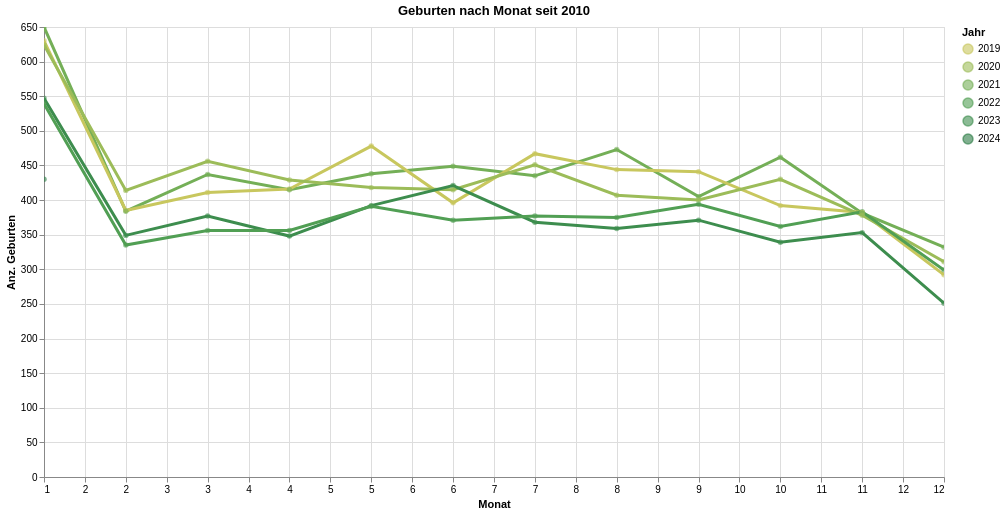

The notebook cell this image was saved under:
### Code cell
myTitle="Geburten nach Monat seit 2010"

highlight = alt.selection(type='single', on='mouseover',
                          fields=['EreignisDatJahr'], nearest=True)
#x='date:StichtagDatJahr',
base = alt.Chart(myAgg.reset_index().query('sum_WBev>1'), title=myTitle).encode(
    x=alt.X('EreignisDatMM', axis=alt.Axis(format='.0f', title='Monat'))# , axis=alt.Axis(format='%', title='percentage')
    , y=alt.X('sum_WBev', axis=alt.Axis(title='Anz. Geburten'))
    , color=alt.Color('EreignisDatJahr:O', legend=alt.Legend(title="Jahr"), scale=alt.Scale(scheme='goldgreen'))  
    , tooltip=['StichtagDat', 'EreignisDatJahr', 'EreignisDatMM', 'sum_WBev']    
)
points = base.mark_circle().encode(
    opacity=alt.value(0.6)
).add_selection(
    highlight
).properties(
    width=900 , height=450
)
lines = base.mark_line().encode(
    size=alt.condition(~highlight, alt.value(0.9), alt.value(3))
).interactive()

lines + points

### Figure 1 — Vega-Lite specification as saved in the notebook (floating-point values rounded to 4 significant figures)
{"config": {"view": {"continuousWidth": 400, "continuousHeight": 300}}, "layer": [{"mark": "line", "encoding": {"color": {"type": "ordinal", "field": "EreignisDatJahr", "legend": {"title": "Jahr"}, "scale": {"scheme": "goldgreen"}}, "size": {"condition": {"value": 0.9, "selection": {"not": "selector007"}}, "value": 3}, "tooltip": [{"type": "temporal", "field": "StichtagDat"}, {"type": "quantitative", "field": "EreignisDatJahr"}, {"type": "quantitative", "field": "EreignisDatMM"}, {"type": "quantitative", "field": "sum_WBev"}], "x": {"type": "quantitative", "axis": {"format": ".0f", "title": "Monat"}, "field": "EreignisDatMM"}, "y": {"type": "quantitative", "axis": {"title": "Anz. Geburten"}, "field": "sum_WBev"}}, "selection": {"selector008": {"type": "interval", "bind": "scales", "encodings": ["x", "y"]}}, "title": "Geburten nach Monat seit 2010"}, {"mark": "circle", "encoding": {"color": {"type": "ordinal", "field": "EreignisDatJahr", "legend": {"title": "Jahr"}, "scale": {"scheme": "goldgreen"}}, "opacity": {"value": 0.6}, "tooltip": [{"type": "temporal", "field": "StichtagDat"}, {"type": "quantitative", "field": "EreignisDatJahr"}, {"type": "quantitative", "field": "EreignisDatMM"}, {"type": "quantitative", "field": "sum_WBev"}], "x": {"type": "quantitative", "axis": {"format": ".0f", "title": "Monat"}, "field": "EreignisDatMM"}, "y": {"type": "quantitative", "axis": {"title": "Anz. Geburten"}, "field": "sum_WBev"}}, "height": 450, "selection": {"selector007": {"type": "single", "on": "mouseover", "fields": ["EreignisDatJahr"], "nearest": true}}, "title": "Geburten nach Monat seit 2010", "width": 900}], "data": {"name": "data-218028beb66df7a1099b21fac00fc02e"}, "$schema": "https://vega.github.io/schema/vega-lite/v4.8.1.json", "datasets": {"data-218028beb66df7a1099b21fac00fc02e": [{"StichtagDat": "2021-01-31T00:00:00", "EreignisDatJahr": 2021, "EreignisDatMM": 1, "sum_WBev": 650}, {"StichtagDat": "2019-01-31T00:00:00", "EreignisDatJahr": 2019, "EreignisDatMM": 1, "sum_WBev": 630}, {"StichtagDat": "2020-01-31T00:00:00", "EreignisDatJahr": 2020, "EreignisDatMM": 1, "sum_WBev": 624}, {"StichtagDat": "2023-01-31T00:00:00", "EreignisDatJahr": 2023, "EreignisDatMM": 1, "sum_WBev": 547}, {"StichtagDat": "2022-01-31T00:00:00", "EreignisDatJahr": 2022, "EreignisDatMM": 1, "sum_WBev": 539}, {"StichtagDat": "2019-05-31T00:00:00", "EreignisDatJahr": 2019, "EreignisDatMM": 5, "sum_WBev": 478}, {"StichtagDat": "2021-08-31T00:00:00", "EreignisDatJahr": 2021, "EreignisDatMM": 8, "sum_WBev": 473}, {"StichtagDat": "2019-07-31T00:00:00", "EreignisDatJahr": 2019, "EreignisDatMM": 7, "sum_WBev": 467}, {"StichtagDat": "2021-10-31T00:00:00", "EreignisDatJahr": 2021, "EreignisDatMM": 10, "sum_WBev": 462}, {"StichtagDat": "2020-03-31T00:00:00", "EreignisDatJahr": 2020, "EreignisDatMM": 3, "sum_WBev": 456}, {"StichtagDat": "2020-07-31T00:00:00", "EreignisDatJahr": 2020, "EreignisDatMM": 7, "sum_WBev": 451}, {"StichtagDat": "2021-06-30T00:00:00", "EreignisDatJahr": 2021, "EreignisDatMM": 6, "sum_WBev": 449}, {"StichtagDat": "2019-08-31T00:00:00", "EreignisDatJahr": 2019, "EreignisDatMM": 8, "sum_WBev": 444}, {"StichtagDat": "2019-09-30T00:00:00", "EreignisDatJahr": 2019, "EreignisDatMM": 9, "sum_WBev": 441}, {"StichtagDat": "2021-05-31T00:00:00", "EreignisDatJahr": 2021, "EreignisDatMM": 5, "sum_WBev": 438}, {"StichtagDat": "2021-03-31T00:00:00", "EreignisDatJahr": 2021, "EreignisDatMM": 3, "sum_WBev": 437}, {"StichtagDat": "2021-07-31T00:00:00", "EreignisDatJahr": 2021, "EreignisDatMM": 7, "sum_WBev": 435}, {"StichtagDat": "2024-01-31T00:00:00", "EreignisDatJahr": 2024, "EreignisDatMM": 1, "sum_WBev": 430}, {"StichtagDat": "2020-10-31T00:00:00", "EreignisDatJahr": 2020, "EreignisDatMM": 10, "sum_WBev": 430}, {"StichtagDat": "2020-04-30T00:00:00", "EreignisDatJahr": 2020, "EreignisDatMM": 4, "sum_WBev": 429}, {"StichtagDat": "2023-06-30T00:00:00", "EreignisDatJahr": 2023, "EreignisDatMM": 6, "sum_WBev": 421}, {"StichtagDat": "2020-05-31T00:00:00", "EreignisDatJahr": 2020, "EreignisDatMM": 5, "sum_WBev": 418}, {"StichtagDat": "2019-04-30T00:00:00", "EreignisDatJahr": 2019, "EreignisDatMM": 4, "sum_WBev": 416}, {"StichtagDat": "2021-04-30T00:00:00", "EreignisDatJahr": 2021, "EreignisDatMM": 4, "sum_WBev": 415}, {"StichtagDat": "2020-06-30T00:00:00", "EreignisDatJahr": 2020, "EreignisDatMM": 6, "sum_WBev": 415}, {"StichtagDat": "2020-02-29T00:00:00", "EreignisDatJahr": 2020, "EreignisDatMM": 2, "sum_WBev": 414}, {"StichtagDat": "2019-03-31T00:00:00", "EreignisDatJahr": 2019, "EreignisDatMM": 3, "sum_WBev": 411}, {"StichtagDat": "2020-08-31T00:00:00", "EreignisDatJahr": 2020, "EreignisDatMM": 8, "sum_WBev": 407}, {"StichtagDat": "2021-09-30T00:00:00", "EreignisDatJahr": 2021, "EreignisDatMM": 9, "sum_WBev": 405}, {"StichtagDat": "2020-09-30T00:00:00", "EreignisDatJahr": 2020, "EreignisDatMM": 9, "sum_WBev": 400}, {"StichtagDat": "2019-06-30T00:00:00", "EreignisDatJahr": 2019, "EreignisDatMM": 6, "sum_WBev": 396}, {"StichtagDat": "2022-09-30T00:00:00", "EreignisDatJahr": 2022, "EreignisDatMM": 9, "sum_WBev": 394}, {"StichtagDat": "2023-05-31T00:00:00", "EreignisDatJahr": 2023, "EreignisDatMM": 5, "sum_WBev": 392}, {"StichtagDat": "2019-10-31T00:00:00", "EreignisDatJahr": 2019, "EreignisDatMM": 10, "sum_WBev": 392}, {"StichtagDat": "2022-05-31T00:00:00", "EreignisDatJahr": 2022, "EreignisDatMM": 5, "sum_WBev": 391}, {"StichtagDat": "2019-02-28T00:00:00", "EreignisDatJahr": 2019, "EreignisDatMM": 2, "sum_WBev": 385}, {"StichtagDat": "2021-02-28T00:00:00", "EreignisDatJahr": 2021, "EreignisDatMM": 2, "sum_WBev": 384}, {"StichtagDat": "2022-11-30T00:00:00", "EreignisDatJahr": 2022, "EreignisDatMM": 11, "sum_WBev": 383}, {"StichtagDat": "2019-11-30T00:00:00", "EreignisDatJahr": 2019, "EreignisDatMM": 11, "sum_WBev": 382}, {"StichtagDat": "2021-11-30T00:00:00", "EreignisDatJahr": 2021, "EreignisDatMM": 11, "sum_WBev": 381}, {"StichtagDat": "2020-11-30T00:00:00", "EreignisDatJahr": 2020, "EreignisDatMM": 11, "sum_WBev": 378}, {"StichtagDat": "2023-03-31T00:00:00", "EreignisDatJahr": 2023, "EreignisDatMM": 3, "sum_WBev": 377}, {"StichtagDat": "2022-07-31T00:00:00", "EreignisDatJahr": 2022, "EreignisDatMM": 7, "sum_WBev": 377}, {"StichtagDat": "2022-08-31T00:00:00", "EreignisDatJahr": 2022, "EreignisDatMM": 8, "sum_WBev": 375}, {"StichtagDat": "2022-06-30T00:00:00", "EreignisDatJahr": 2022, "EreignisDatMM": 6, "sum_WBev": 371}, {"StichtagDat": "2023-09-30T00:00:00", "EreignisDatJahr": 2023, "EreignisDatMM": 9, "sum_WBev": 371}, {"StichtagDat": "2023-07-31T00:00:00", "EreignisDatJahr": 2023, "EreignisDatMM": 7, "sum_WBev": 368}, {"StichtagDat": "2022-10-31T00:00:00", "EreignisDatJahr": 2022, "EreignisDatMM": 10, "sum_WBev": 362}, {"StichtagDat": "2023-08-31T00:00:00", "EreignisDatJahr": 2023, "EreignisDatMM": 8, "sum_WBev": 359}, {"StichtagDat": "2022-04-30T00:00:00", "EreignisDatJahr": 2022, "EreignisDatMM": 4, "sum_WBev": 356}, {"StichtagDat": "2022-03-31T00:00:00", "EreignisDatJahr": 2022, "EreignisDatMM": 3, "sum_WBev": 356}, {"StichtagDat": "2023-11-30T00:00:00", "EreignisDatJahr": 2023, "EreignisDatMM": 11, "sum_WBev": 353}, {"StichtagDat": "2023-02-28T00:00:00", "EreignisDatJahr": 2023, "EreignisDatMM": 2, "sum_WBev": 349}, {"StichtagDat": "2023-04-30T00:00:00", "EreignisDatJahr": 2023, "EreignisDatMM": 4, "sum_WBev": 348}, {"StichtagDat": "2023-10-31T00:00:00", "EreignisDatJahr": 2023, "EreignisDatMM": 10, "sum_WBev": 339}, {"StichtagDat": "2022-02-28T00:00:00", "EreignisDatJahr": 2022, "EreignisDatMM": 2, "sum_WBev": 335}, {"StichtagDat": "2021-12-31T00:00:00", "EreignisDatJahr": 2021, "EreignisDatMM": 12, "sum_WBev": 332}, {"StichtagDat": "2020-12-31T00:00:00", "EreignisDatJahr": 2020, "EreignisDatMM": 12, "sum_WBev": 311}, {"StichtagDat": "2022-12-31T00:00:00", "EreignisDatJahr": 2022, "EreignisDatMM": 12, "sum_WBev": 299}, {"StichtagDat": "2019-12-31T00:00:00", "EreignisDatJahr": 2019, "EreignisDatMM": 12, "sum_WBev": 292}, {"StichtagDat": "2023-12-31T00:00:00", "EreignisDatJahr": 2023, "EreignisDatMM": 12, "sum_WBev": 251}]}}
